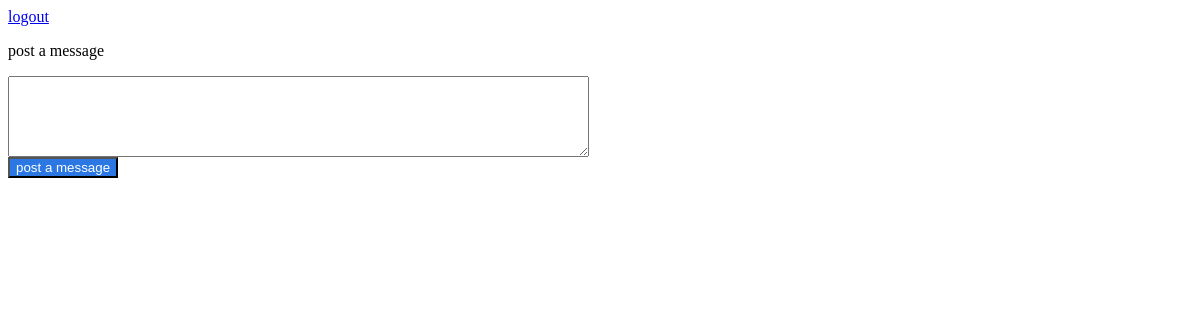
The page /wall/ (signed in) on the database as committed earlier.
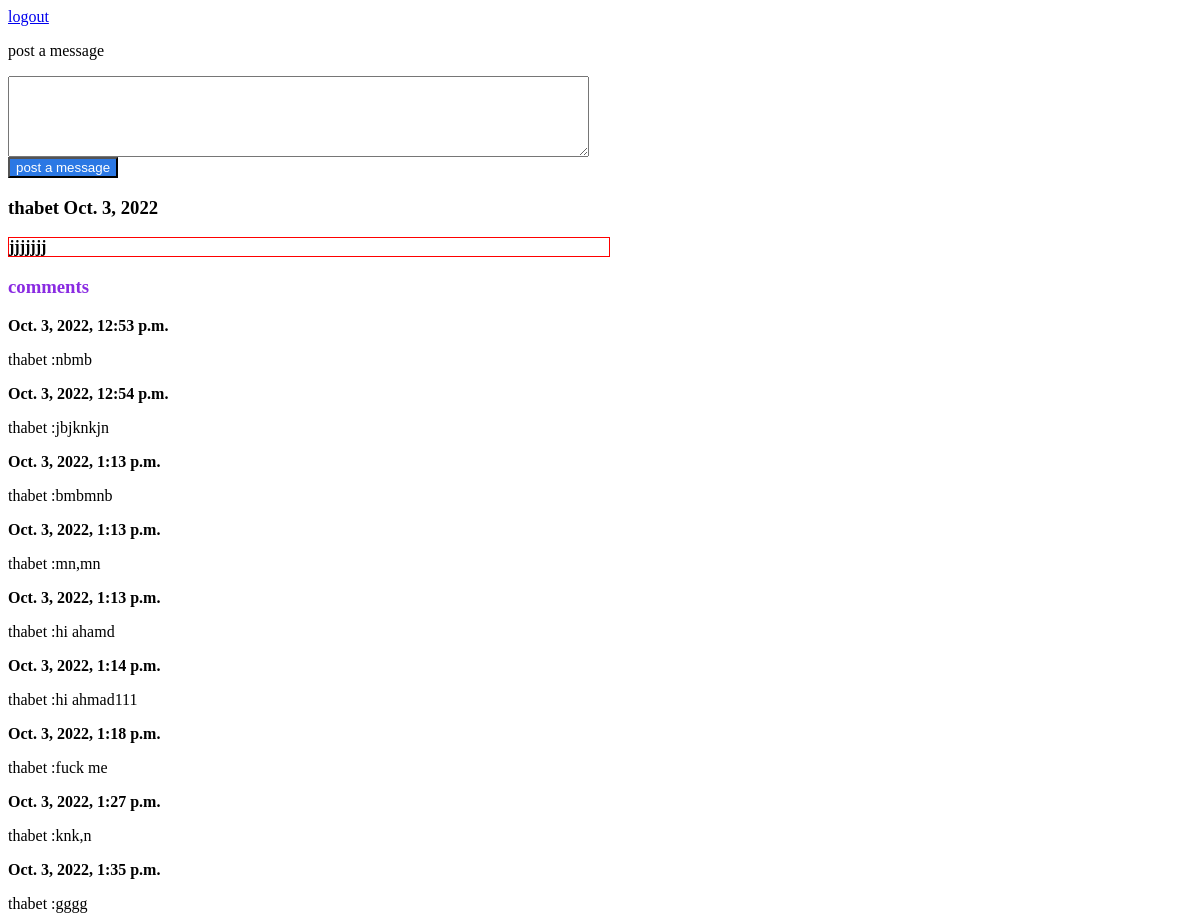
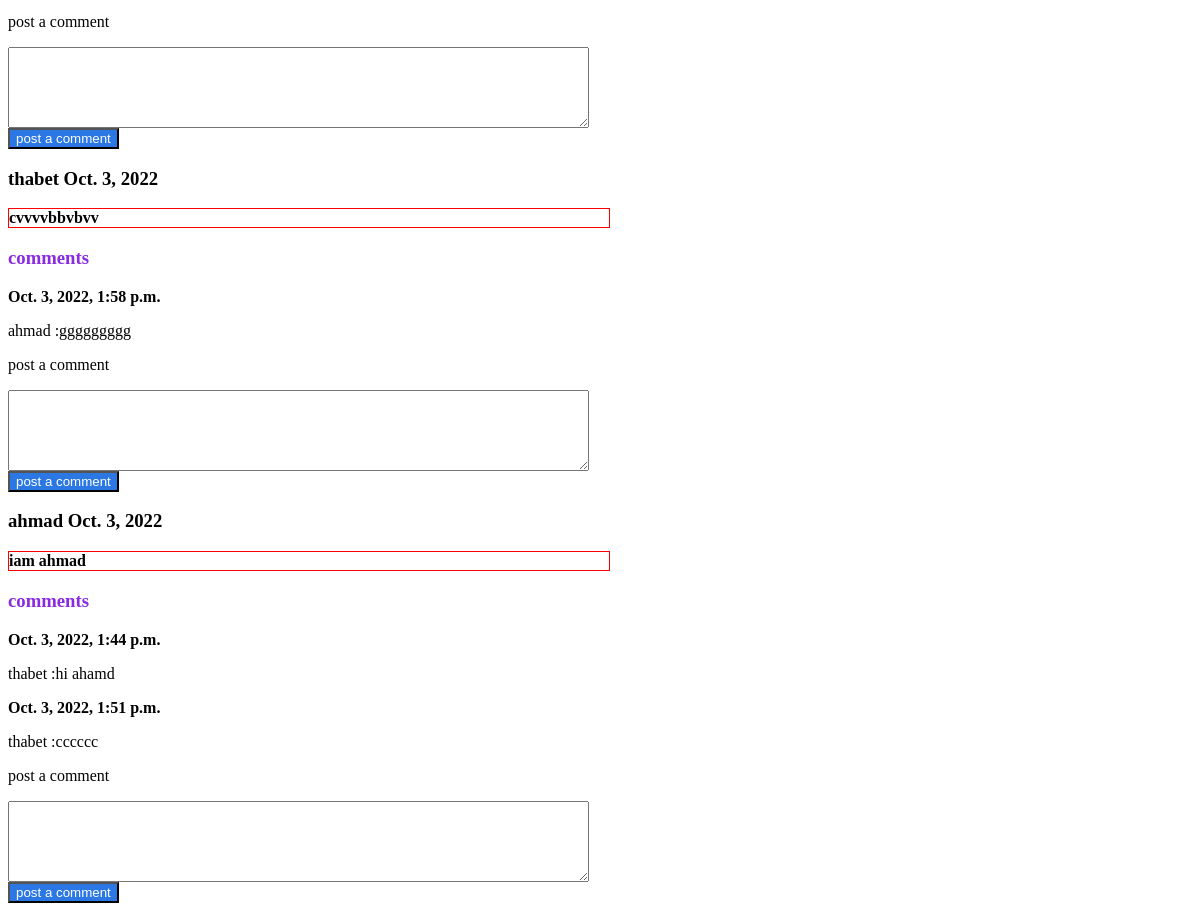
The same page on the database as committed later (2 pictures, top to bottom).
### app/models.py (models this page shows)
class Messages(models.Model):
    message=models.TextField()
    user=models.ForeignKey(Users, related_name="message", on_delete = models.CASCADE)
    created_at=models.DateField(auto_now_add=True)
    created_at=models.DateField(auto_now=True)

class Users(models.Model):
    first_name=models.CharField(max_length=255)
    last_name=models.CharField(max_length=255)
    email=models.CharField(max_length=255)
    password=models.CharField(max_length=255)
    created_at=models.DateTimeField(auto_now_add=True)
    updated_at=models.DateTimeField(auto_now=True)
    objects=UserManager()

class comments(models.Model):
    comment=models.TextField()
    message=models.ForeignKey(Messages, related_name="comment", on_delete = models.CASCADE)
    user=models.ForeignKey(Users, related_name="comment", on_delete = models.CASCADE)
    created_at=models.DateTimeField(auto_now_add=True)
    updated_at=models.DateTimeField(auto_now=True)

### wall/views.py (the view)
# urls.py: path('wall/',include('wall.urls')),
def wall(request):
    context={'msgs':Messages.objects.all(),
    'user':Users.objects.get(id=request.session['Uid']),
    'comments':comments.objects.all()
    }
    return render(request,'wall.html',context)

### wall/templates/wall.html (shortened to what this page needs)
<!DOCTYPE html>
<html lang="en">
<head>
</head>
<body>
    <a href="/logout">logout</a>
    <p>post a message</p>
    <form action="/wall/post" method="post">
    <textarea name="post" id="" cols="70" rows="5" style="display:block ;"></textarea>
    <button type="input">post a message</button>
</form>
    {%if msgs%}
    {%for m in msgs%}
    <div>
    <h3>{{m.user.first_name}} {{m.created_at}}</h3>
<p style="font-weight:bold ; border: 1px solid red;width: 50vw;">{{m.message}}</p>
<div>
<h3 style="font-size:bold; color:blueviolet ;">comments</h3>
{%if m.comment%}
{%for c in m.comment.all%}
<p style="font-weight:bold ;">{{c.created_at}}</p>
<p>{{c.user.first_name}} :{{c.comment}}</p>
</div>
{%endfor%}
{%endif%}
<form action="/wall/comment" method="post">
    <p>post a comment</p>
    <textarea name="comment" id="" cols="70" rows="5" style="display:block ;"></textarea>
    <button name="com" type="input" value="{{m.message}}">post a comment</button>
</form>
</div>
{%endfor%}
    {%endif%}
</body>
</html>

### wall/templates/wall.html (style rules this page uses)
button { background-color: #2b78e4; color: white; }

Rows that differ between the two databases and show on the page:
added Messages: user.first_name "thabet", created_at "Oct. 3, 2022", message "jjjjjjj"
added comments: created_at "Oct. 3, 2022, 12:53 p.m.", user.first_name "thabet", comment "nbmb"
added comments: created_at "Oct. 3, 2022, 12:54 p.m.", user.first_name "thabet", comment "jbjknkjn"
added comments: created_at "Oct. 3, 2022, 1:13 p.m.", user.first_name "thabet", comment "bmbmnb"
added comments: created_at "Oct. 3, 2022, 1:13 p.m.", user.first_name "thabet", comment "mn,mn"
added comments: created_at "Oct. 3, 2022, 1:13 p.m.", user.first_name "thabet", comment "hi ahamd"
added comments: created_at "Oct. 3, 2022, 1:14 p.m.", user.first_name "thabet", comment "hi ahmad111"
added comments: created_at "Oct. 3, 2022, 1:18 p.m.", user.first_name "thabet", comment "fuck me"
added comments: created_at "Oct. 3, 2022, 1:27 p.m.", user.first_name "thabet", comment "knk,n"
added comments: created_at "Oct. 3, 2022, 1:35 p.m.", user.first_name "thabet", comment "gggg"
added Messages: user.first_name "thabet", created_at "Oct. 3, 2022", message "cvvvvbbvbvv"
added comments: created_at "Oct. 3, 2022, 1:58 p.m.", user.first_name "ahmad", comment "ggggggggg", shown under "thabet"
added Messages: user.first_name "ahmad", created_at "Oct. 3, 2022", message "iam ahmad"
added comments: created_at "Oct. 3, 2022, 1:44 p.m.", user.first_name "thabet", comment "hi ahamd", shown under "ahmad"
added comments: created_at "Oct. 3, 2022, 1:51 p.m.", user.first_name "thabet", comment "cccccc", shown under "ahmad"
